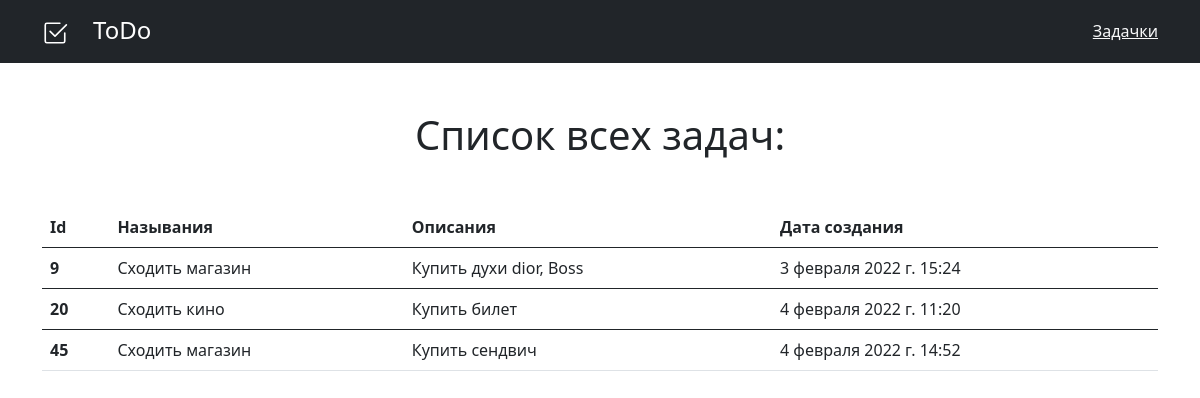
/tasks/, run on the app's committed database.
### main/models.py (models this page shows)
class Todo(models.Model):
    title = models.CharField(max_length=40, verbose_name="Называния")
    description = models.CharField(max_length=250, verbose_name="Описания")
    sent_at = models.DateTimeField(auto_now_add=True)

### main/views.py (the view)
# urls.py: path('tasks/', tasks, name='tasks'),
def tasks(request):
    todos = Todo.objects.all()
    return render(request, 'tasks.html', {'todos' :todos})

### templates/tasks.html (shortened to what this page needs)
{% extends 'base.html' %}
{% block content %}
<div class="container" >
    {% if todos.count > 0 %}
        <h1 class='text-center mt-5'>Список всех задач:</h1>
        <table class="table mt-5">
            <thead>
                <tr>
                    <th scope="col">Id</th>
                    <th scope="col">Называния</th>
                    <th scope="col">Описания</th>
                    <th scope="col">Дата создания</th>
                </tr>
            </thead>
            {% for i in todos %}
            <tbody>
              <tr>
                <th scope="row">{{i.id}}</th>
                <td>{{i.title}}</td>
                <td>{{i.description}}</td>
                <td>{{i.sent_at}}</td>
              </tr>
            {% endfor %}
            </tbody>
        </table>
        {% endif %}
</div>
{% endblock %}

### data on the page
Todo: id "9", title "Сходить магазин", description "Купить духи dior, Boss", sent_at "3 февраля 2022 г. 15:24"
Todo: id "20", title "Сходить кино", description "Купить билет", sent_at "4 февраля 2022 г. 11:20"
Todo: id "45", title "Сходить магазин", description "Купить сендвич", sent_at "4 февраля 2022 г. 14:52"
